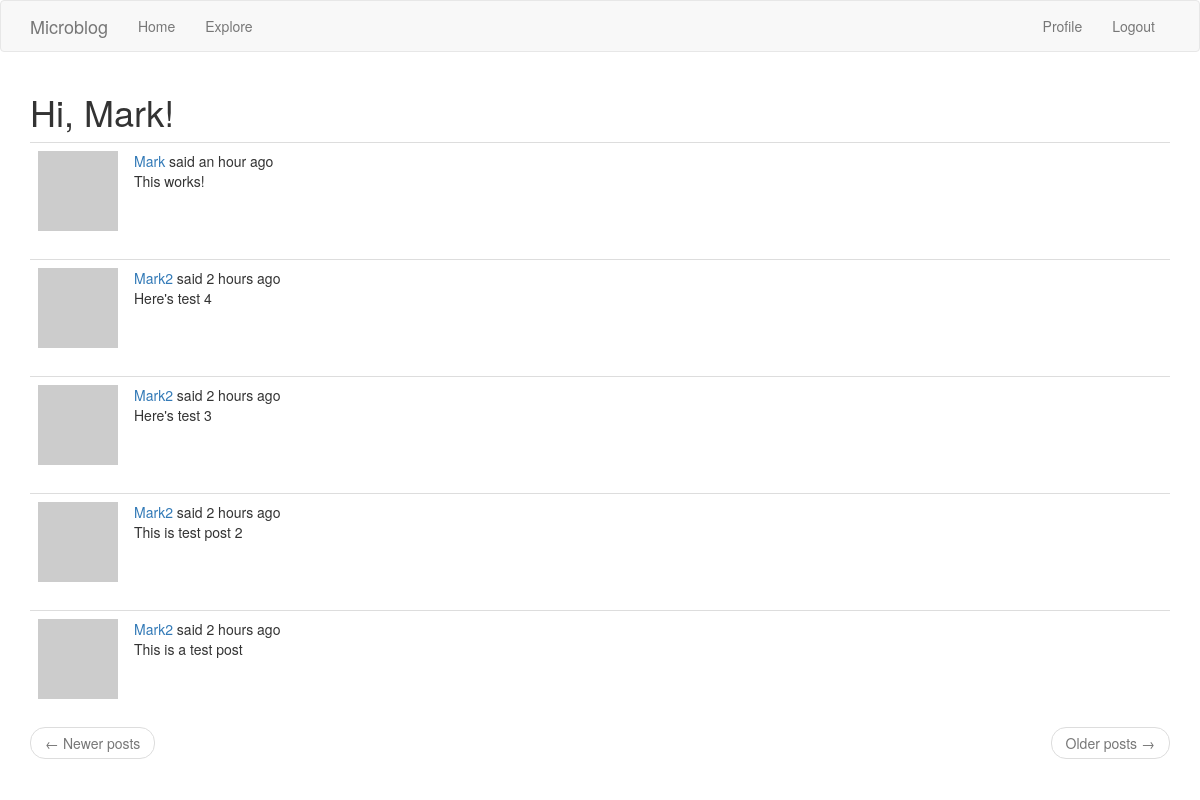
The app's page /expore (signed in) with its own data.
### app/models.py (models this page shows, shortened)
class User(UserMixin, db.Model):
    id = db.Column(db.Integer, primary_key=True)
    username = db.Column(db.String(64), index=True, unique=True)
    email = db.Column(db.String(120), index=True, unique=True)
    password_hash = db.Column(db.String(128))
    posts = db.relationship('Post', backref='author', lazy='dynamic')
    about_me = db.Column(db.String(140))
    last_seen = db.Column(db.DateTime, default=datetime.utcnow)
    followed = db.relationship(
        'User', secondary=followers,
        primaryjoin=(followers.c.follower_id == id),
        secondaryjoin=(followers.c.followed_id == id),
        backref=db.backref('followers', lazy='dynamic'), lazy='dynamic')
    def avatar(self, size):
        digest = md5(self.email.lower().encode('utf-8')).hexdigest()
        return 'https://www.gravatar.com/avatar/{}?d=identicon&s={}'.format(digest, size)

class Post(db.Model):
    id = db.Column(db.Integer, primary_key=True)
    body = db.Column(db.String(140))
    timestamp = db.Column(db.DateTime, index=True, default=datetime.utcnow)
    user_id = db.Column(db.Integer, db.ForeignKey('user.id'))

### app/routes.py (the view)
@app.route('/expore')
@login_required
def explore():
    page = request.args.get('page', 1, type=int)
    posts = Post.query.order_by(Post.timestamp.desc()).paginate(page, app.config['POSTS_PER_PAGE'], False)
    next_url = url_for('explore', page=posts.next_num) \
        if posts.has_next else None
    prev_url = url_for('explore', page=posts.prev_num) \
        if posts.has_prev else None
    return render_template("index.html", title='Explore', posts=posts.items,
                           next_url=next_url, prev_url=prev_url)

### app/models.py (called while the page is built)
@login.user_loader
def load_user(id):
    return User.query.get(int(id))

### app/routes.py (called while the page is built)
@app.before_request
def before_request():
    if current_user.is_authenticated:
        current_user.last_seen = datetime.utcnow()
        db.session.commit()

### app/templates/index.html (shortened to what this page needs)
{% extends "base.html" %}
{% block app_content %}
     <h1>Hi, {{ current_user.username}}!</h1>
    {% for post in posts %}
        {% include '_post.html' %}
    {% endfor %}
    <nav aria-label="...">
        <ul class="pager">
            <li class="previous{% if not prev_url %} disabled{% endif %}">
                <a href="{{ prev_url or '#' }}">
                    <span aria-hidden="true">&larr;</span> Newer posts
                </a>
            </li>
            <li class="next{% if not next_url %} disabled{% endif %}">
                <a href="{{ next_url or '#' }}">
                    Older posts <span aria-hidden="true">&rarr;</span>
                </a>
            </li>
        </ul>
    </nav>
{% endblock %}

### app/templates/_post.html
<table class="table table-hover">
        <tr>
            <td width="70px">
                <a href="{{ url_for('user', username=post.author.username) }}">
                    <img src="{{ post.author.avatar(70) }}" />
                </a>
            </td>
            <td>
                <a href="{{ url_for('user', username=post.author.username) }}">
                    {{ post.author.username }}
                </a>
                said {{ moment(post.timestamp).fromNow() }}
                <br>
                {{ post.body }}
            </td>
        </tr>
    </table>

### records on screen
User: username "Mark"
Post: author.username "Mark", timestamp "an hour ago", body "This works!"
Post: author.username "Mark2", timestamp "2 hours ago", body "Here's test 4"
Post: author.username "Mark2", timestamp "2 hours ago", body "Here's test 3"
Post: author.username "Mark2", timestamp "2 hours ago", body "This is test post 2"
Post: author.username "Mark2", timestamp "2 hours ago", body "This is a test post"
